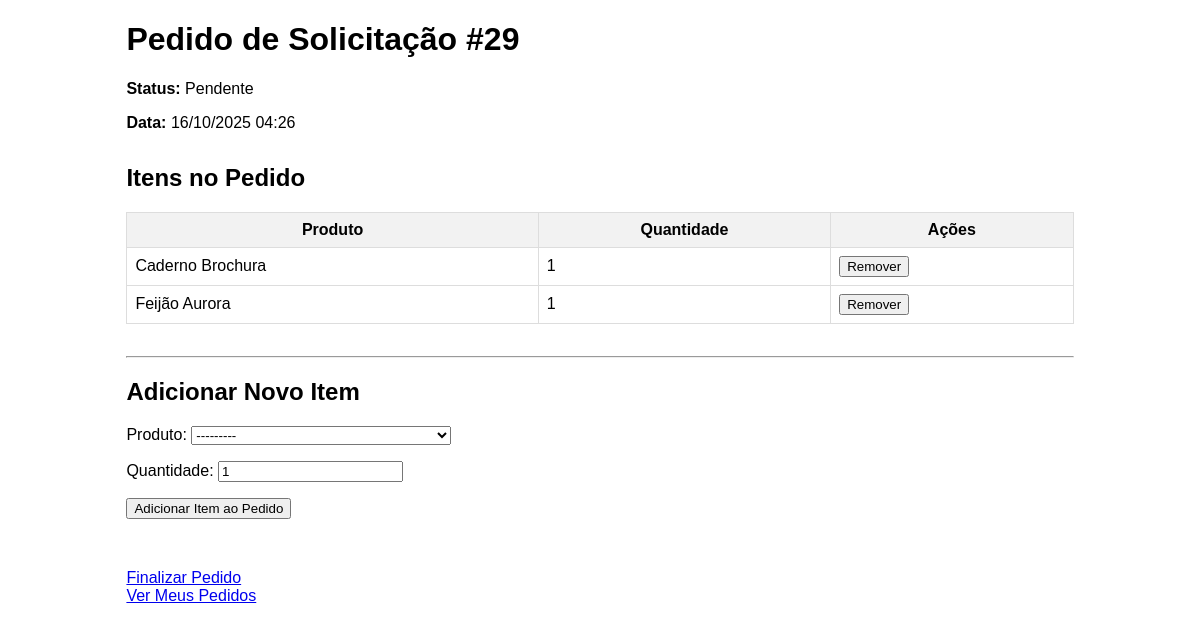
Screenshot of /produtos/pedidos/29/ (signed in) with the database file from the repository.
### produtos/models.py (models this page shows, shortened)
class Pedido(models.Model):
    STATUS_CHOICES = (
        ('PENDENTE', 'Pendente'),
        ('APROVADO', 'Aprovado'),
        ('REJEITADO', 'Rejeitado'),
        ('ENTREGUE', 'Entregue'),
    )
    solicitante = models.ForeignKey(Usuario, on_delete=models.PROTECT, related_name='pedidos_feitos')
    data_pedido = models.DateTimeField(auto_now_add=True)
    status = models.CharField(max_length=10, choices=STATUS_CHOICES, default='PENDENTE')
    class Meta:
        verbose_name = 'Pedido'
        verbose_name_plural = 'Pedidos'
        ordering = ['-data_pedido']

class ItemPedido(models.Model):
    pedido = models.ForeignKey(Pedido, on_delete=models.CASCADE, related_name='itens')
    produto = models.ForeignKey(TipoProduto, on_delete=models.PROTECT, verbose_name="Produto")
    quantidade = models.PositiveIntegerField(default=1)
    class Meta:
        verbose_name = 'Item do Pedido'
        verbose_name_plural = 'Itens do Pedido'

class TipoProduto(models.Model):
    id = models.AutoField(primary_key=True)
    nome = models.CharField(max_length=100, unique=True)
    PRODUTO_TIPO = (
        ('ALIMENTO', 'Alimento'),
        ('LIMPEZA', 'Limpeza'),
        ('ESCOLAR', 'Escolar'),
        ('OUTROS', 'Outros'),
    )
    tipo = models.CharField(max_length=50, choices=PRODUTO_TIPO, default='OUTROS')
    ORIGEM_COMPRA_CHOICES = (
        ('COMUM', 'Compra Comum'),
        ('AGRICULTURA', 'Agricultura Familiar'),
    )
    origem_compra = models.CharField(
        max_length=15,
        choices=ORIGEM_COMPRA_CHOICES,
        default='COMUM',
        verbose_name='Origem da Compra'
    )
    UNIDADE_CHOICES = (
        ('KG', 'Quilogramas (KG)'),
        ('G', 'Gramas (g)'),
        ('L', 'Litros (L)'),
        ('ML', 'Mililitros (mL)'),
        ('UN', 'Unidades (Un)'),
        ('CX', 'Caixas (Cx)'),
        ('NA', 'Não Aplicável (N/A)')
    )
    unidade_medida = models.CharField(
        max_length=5,
        choices=UNIDADE_CHOICES,
        default='NA',
        verbose_name='Unidade de Medida'
    )
    possui_data_fabricacao = models.BooleanField(
        default=True,
        verbose_name='Possui Data de Fabricação?',
    )
    possui_data_validade = models.BooleanField(
        default=True,
        verbose_name='Possui Data de Validade?'
    )
    def __str__(self):
        return f"{self.nome} ({self.get_unidade_medida_display()})"
    class Meta:
        ordering = ['nome']
        verbose_name = 'Tipo de Produto'
        verbose_name_plural = 'Tipos de Produtos'
        db_table = 'tb_tipo_produto'

### produtos/views.py (the view, shortened to what this page needs)
# urls.py: path('pedidos/<int:pedido_id>/', views.detalhe_pedido, name='detalhe_pedido'),
@login_required
@user_passes_test(lambda u: u.is_diretor())
def detalhe_pedido(request, pedido_id):
    pedido = get_object_or_404(Pedido, id=pedido_id, solicitante=request.user)
    form = ItemPedidoForm()
    itens_do_pedido = pedido.itens.all()
    context = {
        'pedido': pedido,
        'itens': itens_do_pedido,
        'form': form,
    }
    return render(request, 'pedidos/detalhe_pedido.html', context)

### produtos/forms.py
class ItemPedidoForm(forms.ModelForm):
    class Meta:
        model = ItemPedido
        fields = ['produto', 'quantidade']

### usuarios/models.py (called while the page is built)
    def is_diretor(self):
        return self.cargo == 'DIRETOR'

### produtos/templates/pedidos/detalhe_pedido.html (shortened to what this page needs)
{% load static %}
<!DOCTYPE html>
<html lang="pt-br">
<head>
</head>
<body>
    <div class="container">
        <div class="pedido-info">
            <h1>Pedido de Solicitação #{{ pedido.id }}</h1>
            <p><strong>Status:</strong> {{ pedido.get_status_display }}</p>
            <p><strong>Data:</strong> {{ pedido.data_pedido|date:"d/m/Y H:i" }}</p>
        </div>
        <div class="itens-lista">
            <h2>Itens no Pedido</h2>
            {% if itens %}
                <table>
                    <thead>
                        <tr>
                            <th>Produto</th>
                            <th>Quantidade</th>
                            <th>Ações</th>
                        </tr>
                    </thead>
                    <tbody>
                        {% for item in itens %}
                        <tr>
                            <td>{{ item.produto.nome }}</td>
                            <td>{{ item.quantidade }}</td>
                            <td>
                                {% if pedido.status == 'PENDENTE' %}
                                <form method="post" action="{% url 'remover_item_pedido' item.id %}" style="display: inline;">
                                    <button type="submit" onclick="return confirm('Tem certeza que deseja remover este item?');">Remover</button>
                                </form>
                                {% else %}
                                    -
                                {% endif %}
                            </td>
                        </tr>
                        {% endfor %}
                    </tbody>
                </table>
            {% else %}
                <p>Nenhum item adicionado a este pedido ainda.</p>
            {% endif %}
        </div>
        <hr>
        {% if pedido.status == 'PENDENTE' %}
        <div class="form-adicionar">
            <h2>Adicionar Novo Item</h2>
            <form method="post">
            {{ form.as_p }}
            <button type="submit">Adicionar Item ao Pedido</button>
            </form>
        </div>
    <br>
    {% if itens %}
        <a href="{% url 'finalizar_pedido' pedido.id %}">Finalizar Pedido</a>
    {% else %}
        <p style="color: red; font-weight: bold; margin-top: 1em;">
            Você precisa adicionar pelo menos um item ao pedido antes de poder finalizá-lo.
        </p>
    {% endif %}
    {% else %}
    <div class="pedido-fechado">
        <h3>Pedido Processado</h3>
        <p>Este pedido já foi processado (status: <strong>{{ pedido.get_status_display }}</strong>) e não pode mais ser editado.</p>
    </div>
    {% endif %}
<br>
    <a href="{% url 'meus_pedidos' %}">Ver Meus Pedidos</a>
</div>
</body>
</html>

### produtos/templates/pedidos/detalhe_pedido.html (style rules this page uses)
body { font-family: sans-serif; }
.container { width: 80%; margin: auto; }
.pedido-info, .itens-lista, .form-adicionar { margin-bottom: 2em; }
table { width: 100%; border-collapse: collapse; }
th, td { border: 1px solid #ddd; padding: 8px; }
th { background-color: #f2f2f2; }

### rows the page displays
Pedido: id "29", status "Pendente", data_pedido "16/10/2025 04:26"
ItemPedido: produto.nome "Caderno Brochura", quantidade "1"
ItemPedido: produto.nome "Feijão Aurora", quantidade "1"
